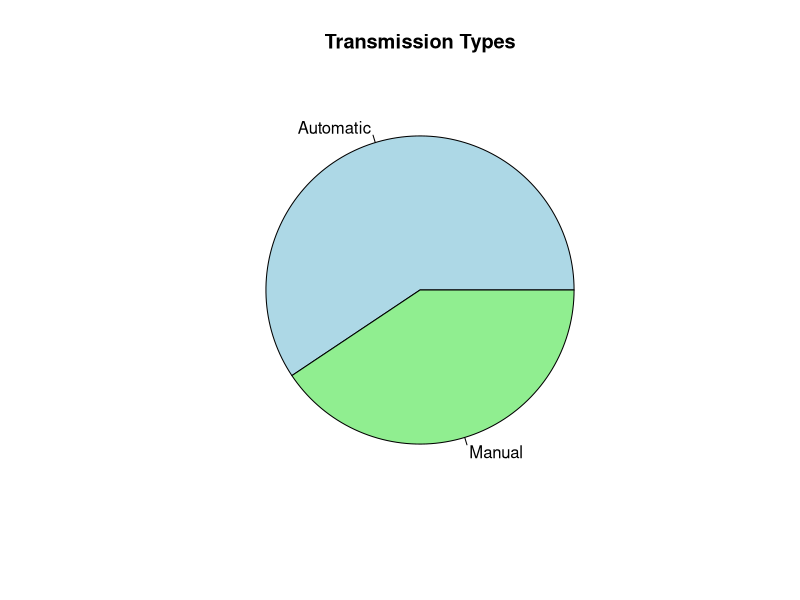

The R script that drew this image:
data(mtcars)

transmission_counts <- table(mtcars$am)

pie(transmission_counts,
    main = "Transmission Types",
    labels = c("Automatic", "Manual"),
    col = c("lightblue", "lightgreen"))